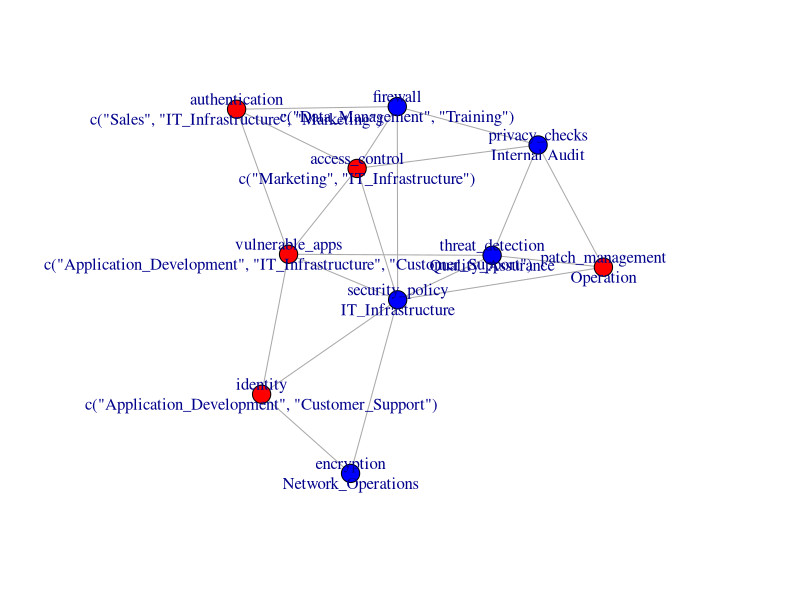
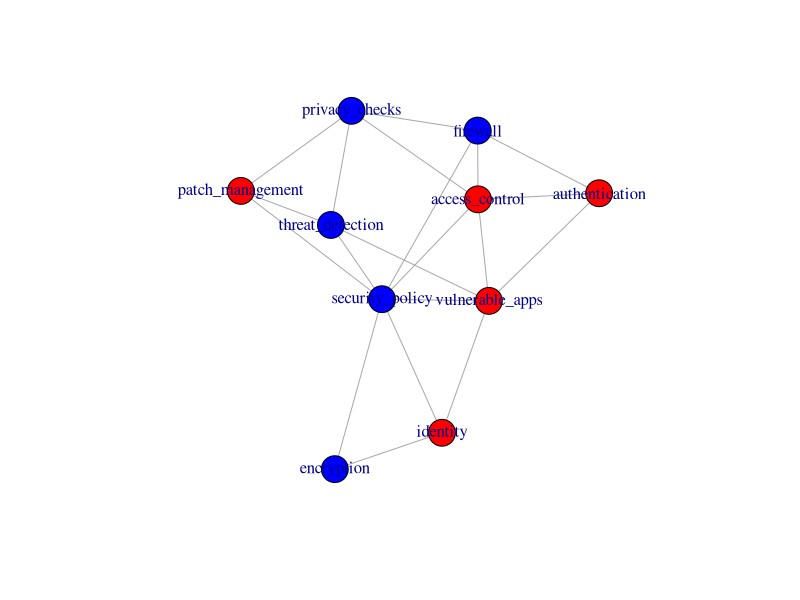
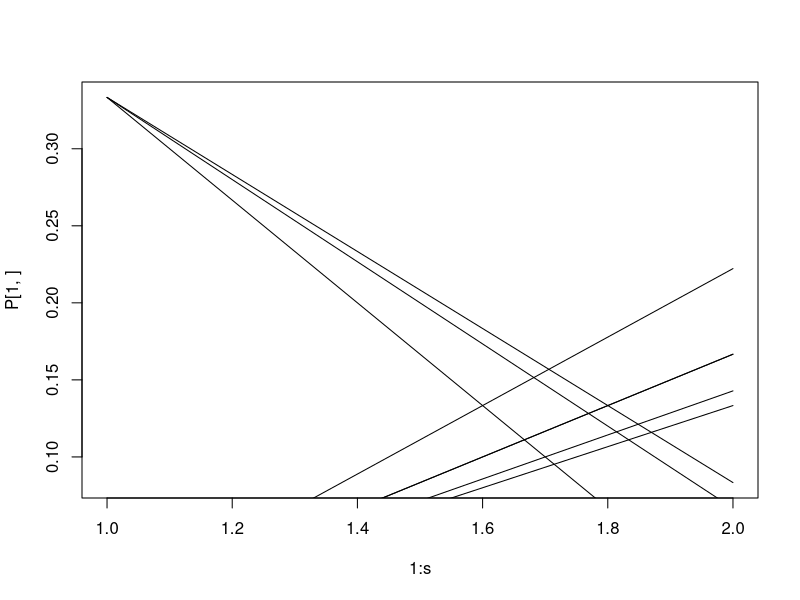
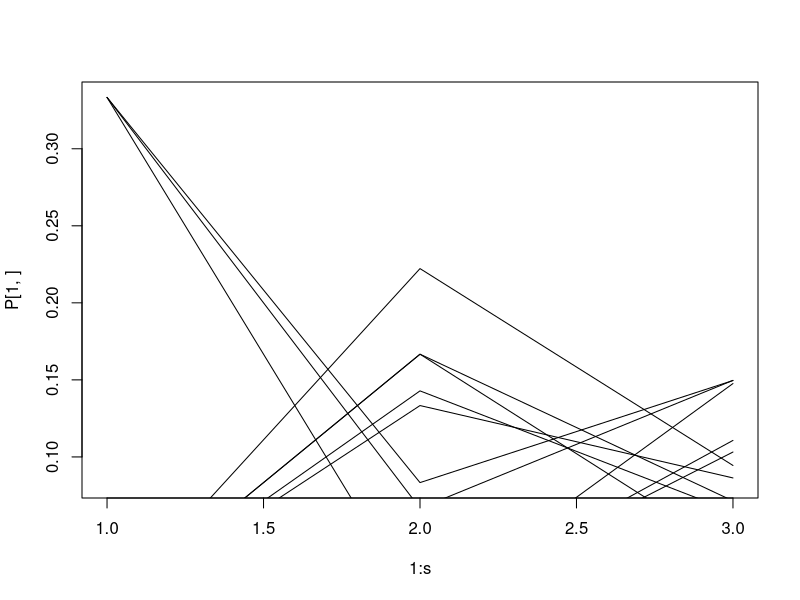
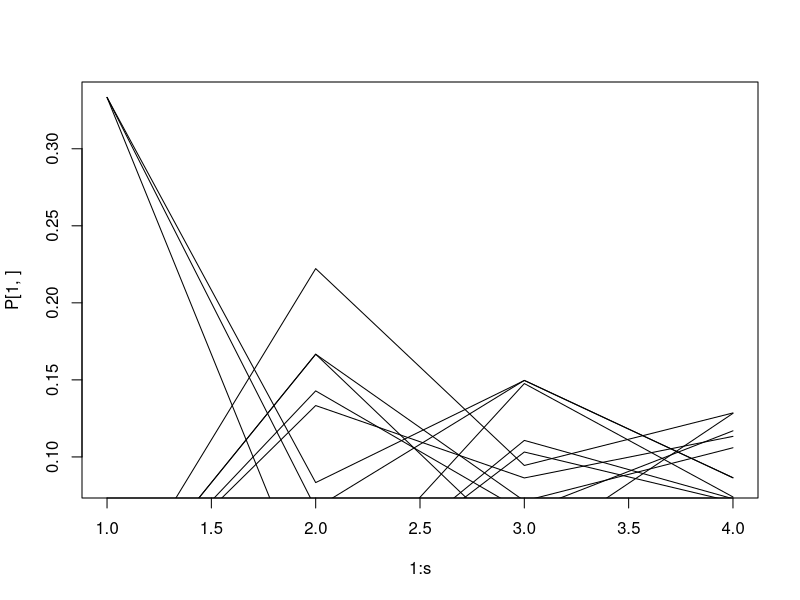
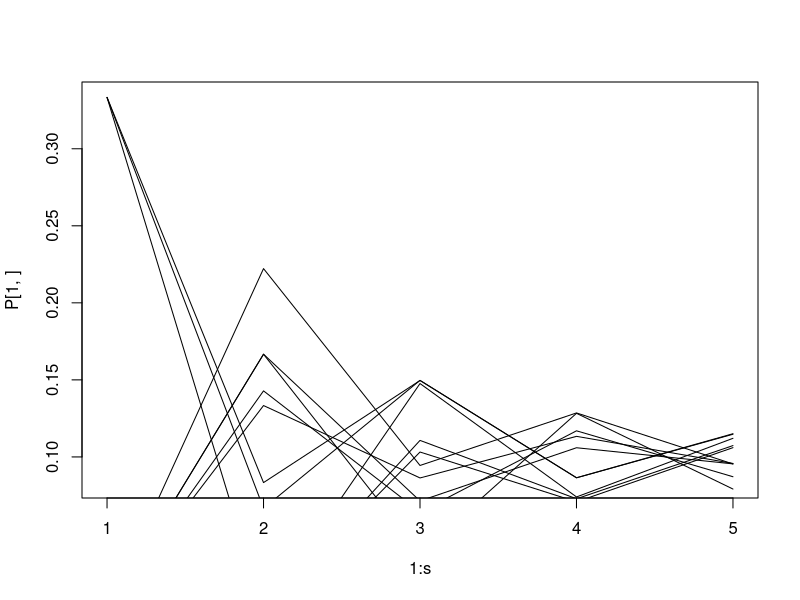
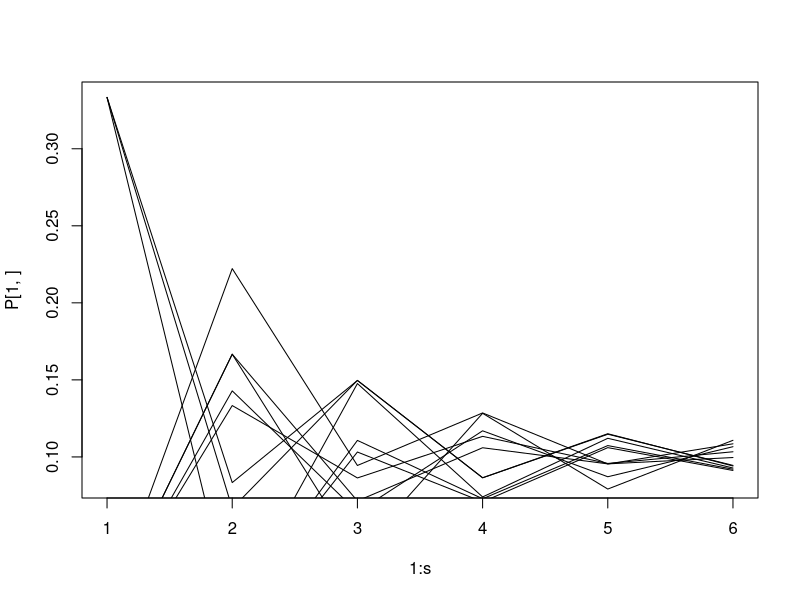
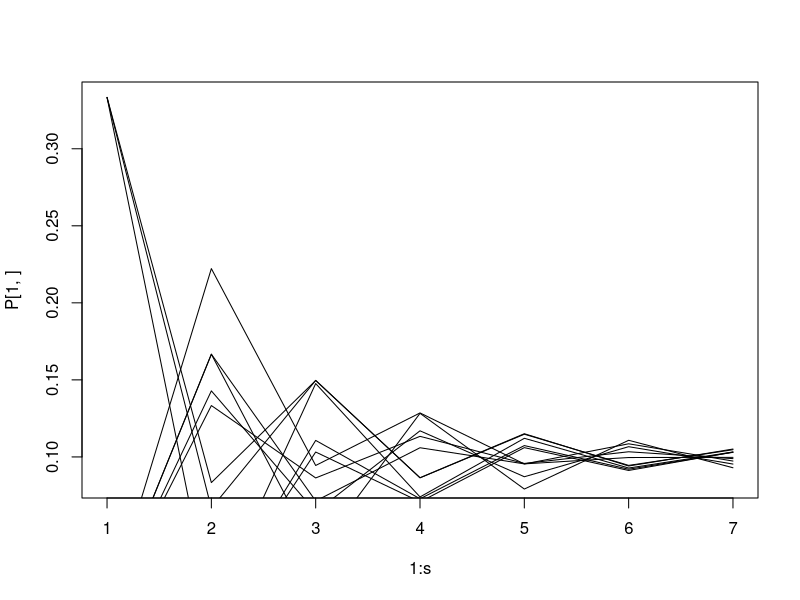

Recreate these plots in R, in order. (Note: a time limit stopped this script after it produced the figures.)
library(igraph)

# SYNTHETIC  DATA  GENERATION #

?watts.strogatz.game

#A Watts-Strogatz network with 10 nodes is created. 
#Each node is initially connected to its k nearest neighbors on a ring lattice. 
#With a probability of p, each edge is then rewired to a random node in the network,which creates the small-world effect.
#The loops = FALSE argument ensures that self-loops are not allowed.

# Parameters for the Watts-Strogatz model
n <- 10  # Number of nodes
k <- 4  # Average degree (even number)
p <- 0.3 # Probability of rewiring

# Generate the Watts-Strogatz graph
g <- watts.strogatz.game(dim = 1, size = n, nei = k/2, p = p)

# Define node names
node_names <- c("firewall", "privacy_checks", "access_control", "authentication", "vulnerable_apps", "encryption", "security_policy", "identity", "patch_management", "threat_detection")

# Define department names
department_names <- c("IT_Infrastructure",
                      "Network_Operations",
                      "Application_Development",
                      "Data_Management",
                      "Information_Security",
                      "Human_Resources",
                      "Finance",
                      "Legal_Compliance",
                      "Customer_Support",
                      "Marketing",
                      "Research_Development",
                      "Sales",
                      "Supply_Chain",
                      "Operation",
                      "Project_Management",
                      "Executive_Management",
                      "Training",
                      "Quality_Assurance",
                      "Maintenance",
                      "Internal Audit")

# Randomly assign departments to nodes
departments <- sample(department_names, n, replace = TRUE)

# Randomly assign multiple departments to each node
node_departments <- lapply(departments, function(dept) sample(department_names, size = sample(1:3, 1)))

# Set node names and departments as node attributes
V(g)$name <- node_names
V(g)$department <- node_departments

# Print node names and departments
node_info <- data.frame(name = V(g)$name, department = sapply(V(g)$department, paste, collapse = "\n"))
print(node_info)

# Randomly select 5 highly influential nodes
influential_nodes <- sample(1:n, 5)

# Set color attribute for influential nodes
V(g)$color <- ifelse(1:n %in% influential_nodes, "red", "blue")

# Plot the graph
plot(g, vertex.size = 10, vertex.label = paste(V(g)$name, V(g)$department, sep = "\n"), vertex.color = V(g)$color)
plot(g)

A <- as.matrix(as_adjacency_matrix(g))
A

D <- colSums(A)
T <- A/D

(p0 = c(1,0,1,0,0,0,0,1,0,0)/3)
(p1 =T%*%p0)
(p2 =T%*%p1)
(p3 =T%*%p2)

Nsim = 50

p = p0
P = p

for(s in 2:Nsim){
  
  p = T%*%p
  P = cbind(P,p)
  
  plot(1:s, P[1,], type = 'l')
  
  for(i in 2:n){
    lines(1:s, P[i,], type = 'l')
  }
  
}

set.seed(123)
# INDEPENDENT CASCADE MODEL

#doing manually the first iteration to run whilr loop
l <- layout_with_fr(g)
l
Prob <- 1/igraph::degree(g)

Vertex.col <- rep(0,n)


Initial.nodes <- c(2,3,4)
Vertex.col[Initial.nodes] <- 4
V(g)$color <- Vertex.col
plot(g, layout= l, vertex.size=20, vertex.label = NA)
Active <- Initial.nodes
Explore <- TRUE
i <- 1
X <- A
g <- g

# running the while loop of independent cascade model
while(i <= n && Explore){
  
  if (i <= length(Active) && length(Active) < n){
    
    Candidate.nodes <- which(X[Active[i],]>0)
    
    New.Active <- NULL
    for(j in Candidate.nodes){
      Add.node <- rbinom(1,1,Prob[j])
      if(Add.node > 0){
        New.Active <- c(New.Active, j)
      }
    }
    
    print(c(Candidate.nodes, New.Active))
    
    Active <- unique(c(Active, New.Active))
    Vertex.col[Active] <- 4
    V(g)$color <- Vertex.col
    plot(g, layout= l, vertex.size=20, vertex.label = NA)
  }else{
    Explore <- FALSE
  }
  i <- i+1
  Sys.sleep(1)
  
}

# simulate the process function
#
#-----------------------------------------------------------

#putting all above steps in the function

simulate <- function(Seeds, g, Prob, display){
  
  # Plot the initial state
  
  if(display){
    Vertex.col <- rep(0,n)
    Vertex.col[Seeds] <- 4
    V(g)$color <- Vertex.col
    plot(g, layout= l, vertex.size=20, vertex.label = NA)
  }
  
  # Build the adjacency matrix
  
  X <- as.matrix(get.adjacency(g))
  
  Active <- Seeds
  Explore <- TRUE
  i <- 1
  while(i <= n && Explore){
    
    if (i <= length(Active) && length(Active) < n){
      
      Candidate.nodes <- which(X[Active[i],]>0)
      
      New.Active <- NULL
      for(j in Candidate.nodes){
        Add.node <- rbinom(1,1,Prob[j])
        if(Add.node > 0){
          New.Active <- c(New.Active, j)
        }
      }
      
      #print(c(Candidate.nodes, New.Active))
      
      Active <- unique(c(Active, New.Active))
      
      if(display){
        Vertex.col[Active] <- 4
        V(g)$color <- Vertex.col
        plot(g, layout= l, vertex.size=20, vertex.label = NA)
      }
      
    }else{
      Explore <- FALSE
    }
    i <- i+1
    Sys.sleep(0)
    
  }
  
  return(length(Active))
  
}

# Simulate the system multiple times starting 
# from the same initial seed
#----------------------------------------------

simulate(Initial.nodes, g, Prob, TRUE )

Nsim = 500
MyResults = rep(0,Nsim)

for(s in 1:Nsim){
  MyResults[s] = simulate(Initial.nodes, g, Prob, FALSE )
}

hist(MyResults, breaks = 100)

#----------------------------------------------
# Find the best initial node to maximize the 
# number of influenced nodes
#----------------------------------------------

#running the simulation function for 1000 iterations
Nsim = 5000

ICM_MeanCentrality = rep(0,n)
ICM_VarCentrality = rep(0,n)

for(MyNode in 1:n){
  
  Initial.nodes <- MyNode
  
  MyResults = rep(0,Nsim)
  
  for(s in 1:Nsim){
    MyResults[s] = simulate(Initial.nodes, g, Prob, FALSE )
  }
  
  hist(MyResults, breaks = 100, main = paste("Node", MyNode))
  
  ICM_MeanCentrality[MyNode] = mean(MyResults)
  ICM_VarCentrality[MyNode] = sd(MyResults)
  
}

ord = order(ICM_VarCentrality)

plot(ICM_VarCentrality[ord], ICM_MeanCentrality[ord], type = "o", lwd = 3)

#simulation of different nodes

# Define the number of nodes
Initial.nodes <- 10

# Initialize a vector to store the influence of each node
influence <- rep(0, n)

# Perform simulation for each node
for (Initial.nodes in 1:n) {
  n.infected <- 0
  
  # Simulate the influence for the current node
  for (i in 1:Initial.nodes) {
    n.infected <- n.infected + simulate(Initial.nodes, g, Prob, FALSE)
  }
  
  # Calculate and store the influence
  influence[Initial.nodes] <- n.infected / n
}

# Print the influence of each node
print(influence)
